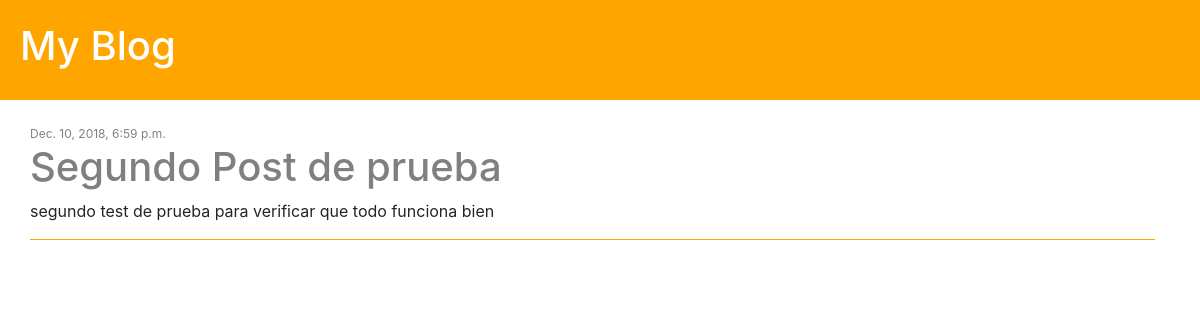
The app's page /post/2/ with its own data.
### blog/models.py (models this page shows, shortened)
class Post(models.Model):
    author = models.ForeignKey('auth.User', on_delete=models.CASCADE)
    title = models.CharField(max_length=200)
    post_text = models.TextField(default=" ")
    created_date = models.DateTimeField(default=timezone.now)
    published_date = models.DateTimeField(blank=True, null=True)

### blog/views.py (the view)
# urls.py: path('post/<int:pk>/', views.post_detail, name='post_detail'),
def post_detail(request, pk):
    post = get_object_or_404(Post, pk=pk)
    stuff_frontend = {'post': post}
    return render(request, 'blog/post_detail.html', stuff_frontend)

### blog/templates/blog/post_detail.html (shortened to what this page needs)
{% extends 'blog/base.html' %}
{% block content %}
        <div class="post">
            <div class="date">
                {% if post.published_date %}
                    {{ post.published_date }}
                {% endif %}
            </div>
             <h1>{{ post.title }}</h1>
             <p>{{ post.post_text }}</p>
        </div>
{% endblock %}

### blog/static/css/style.css (style rules this page uses)
.post { margin-bottom:50px; border-bottom:0.5px solid orange; }
.post a, h2, h1 { color:grey; }
.date { font-size:12px; color:grey; }

### records on screen
Post: published_date "Dec. 10, 2018, 6:59 p.m.", title "Segundo Post de prueba", post_text "segundo test de prueba para verificar que todo funciona bien"
